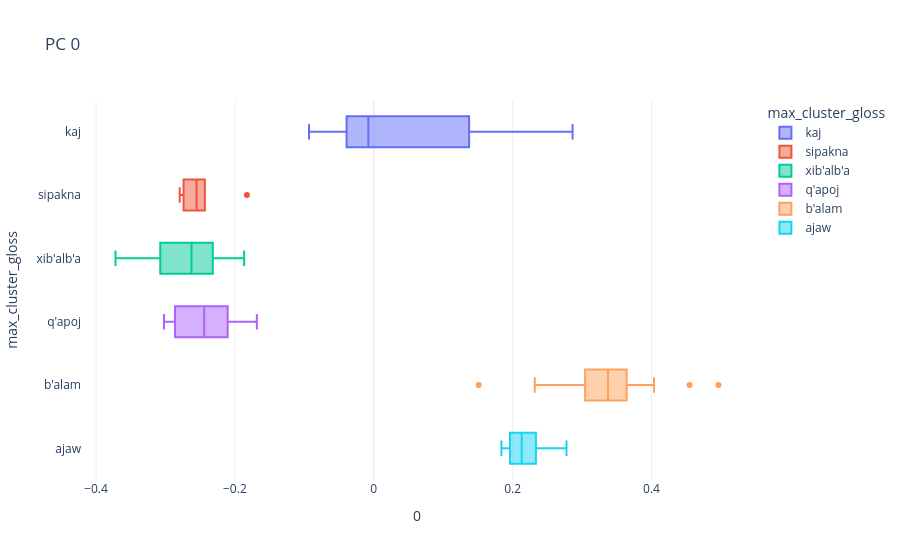
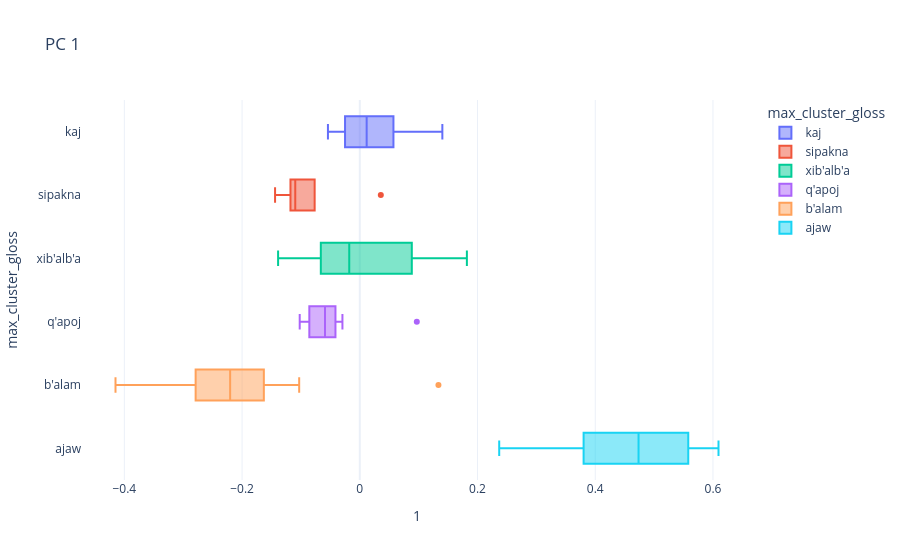

Source (notebook cell) for these figures, in order:
### Code cell
for i in range(n_comps):
    comp_box(i)

### Figure 1 — Plotly figure (JSON) as saved in the notebook; plotly's stock layout.template omitted (floating-point values rounded to 4 significant figures)
{"data": [{"alignmentgroup": "True", "hovertemplate": "max_cluster_gloss=%{y}<br>0=%{x}<extra></extra>", "legendgroup": "kaj", "marker": {"color": "#636efa"}, "name": "kaj", "notched": false, "offsetgroup": "kaj", "orientation": "h", "showlegend": true, "type": "box", "x": [0.02092, -0.03266, -0.007757, -0.02166, -0.09327, -0.05866, 0.105, 0.2341, 0.2863], "x0": " ", "xaxis": "x", "y": ["kaj", "kaj", "kaj", "kaj", "kaj", "kaj", "kaj", "kaj", "kaj"], "y0": " ", "yaxis": "y"}, {"alignmentgroup": "True", "hovertemplate": "max_cluster_gloss=%{y}<br>0=%{x}<extra></extra>", "legendgroup": "sipakna", "marker": {"color": "#EF553B"}, "name": "sipakna", "notched": false, "offsetgroup": "sipakna", "orientation": "h", "showlegend": true, "type": "box", "x": [-0.255, -0.2739, -0.2433, -0.2554, -0.2795, -0.1827], "x0": " ", "xaxis": "x", "y": ["sipakna", "sipakna", "sipakna", "sipakna", "sipakna", "sipakna"], "y0": " ", "yaxis": "y"}, {"alignmentgroup": "True", "hovertemplate": "max_cluster_gloss=%{y}<br>0=%{x}<extra></extra>", "legendgroup": "xib'alb'a", "marker": {"color": "#00cc96"}, "name": "xib'alb'a", "notched": false, "offsetgroup": "xib'alb'a", "orientation": "h", "showlegend": true, "type": "box", "x": [-0.206, -0.3075, -0.2811, -0.2467, -0.2407, -0.3156, -0.2783, -0.372, -0.2324, -0.1987, -0.3222, -0.2882, -0.1867, -0.2318], "x0": " ", "xaxis": "x", "y": ["xib'alb'a", "xib'alb'a", "xib'alb'a", "xib'alb'a", "xib'alb'a", "xib'alb'a", "xib'alb'a", "xib'alb'a", "xib'alb'a", "xib'alb'a", "xib'alb'a", "xib'alb'a", "xib'alb'a", "xib'alb'a"], "y0": " ", "yaxis": "y"}, {"alignmentgroup": "True", "hovertemplate": "max_cluster_gloss=%{y}<br>0=%{x}<extra></extra>", "legendgroup": "q'apoj", "marker": {"color": "#ab63fa"}, "name": "q'apoj", "notched": false, "offsetgroup": "q'apoj", "orientation": "h", "showlegend": true, "type": "box", "x": [-0.2532, -0.3022, -0.2353, -0.1862, -0.2743, -0.1684, -0.2346, -0.2983], "x0": " ", "xaxis": "x", "y": ["q'apoj", "q'apoj", "q'apoj", "q'apoj", "q'apoj", "q'apoj", "q'apoj", "q'apoj"], "y0": " ", "yaxis": "y"}, {"alignmentgroup": "True", "hovertemplate": "max_cluster_gloss=%{y}<br>0=%{x}<extra></extra>", "legendgroup": "b'alam", "marker": {"color": "#FFA15A"}, "name": "b'alam", "notched": false, "offsetgroup": "b'alam", "orientation": "h", "showlegend": true, "type": "box", "x": [0.4548, 0.3144, 0.3447, 0.3041, 0.4965, 0.3053, 0.4037, 0.3374, 0.317, 0.1512, 0.2318, 0.3382, 0.3707, 0.2627, 0.3381], "x0": " ", "xaxis": "x", "y": ["b'alam", "b'alam", "b'alam", "b'alam", "b'alam", "b'alam", "b'alam", "b'alam", "b'alam", "b'alam", "b'alam", "b'alam", "b'alam", "b'alam", "b'alam"], "y0": " ", "yaxis": "y"}, {"alignmentgroup": "True", "hovertemplate": "max_cluster_gloss=%{y}<br>0=%{x}<extra></extra>", "legendgroup": "ajaw", "marker": {"color": "#19d3f3"}, "name": "ajaw", "notched": false, "offsetgroup": "ajaw", "orientation": "h", "showlegend": true, "type": "box", "x": [0.2152, 0.2422, 0.211, 0.2029, 0.2248, 0.1839, 0.2776, 0.1896], "x0": " ", "xaxis": "x", "y": ["ajaw", "ajaw", "ajaw", "ajaw", "ajaw", "ajaw", "ajaw", "ajaw"], "y0": " ", "yaxis": "y"}], "layout": {"autosize": true, "boxmode": "overlay", "legend": {"title": {"text": "max_cluster_gloss"}, "tracegroupgap": 0}, "title": {"text": "PC 0"}, "xaxis": {"anchor": "y", "autorange": true, "domain": [0, 1], "range": [-0.4202, 0.5448], "title": {"text": "0"}, "type": "linear"}, "yaxis": {"anchor": "x", "autorange": true, "categoryarray": ["ajaw", "b'alam", "q'apoj", "xib'alb'a", "sipakna", "kaj"], "categoryorder": "array", "domain": [0, 1], "range": [-0.5, 5.5], "title": {"text": "max_cluster_gloss"}, "type": "category"}}}

### Figure 2 — Plotly figure (JSON) as saved in the notebook; plotly's stock layout.template omitted (floating-point values rounded to 4 significant figures)
{"data": [{"alignmentgroup": "True", "hovertemplate": "max_cluster_gloss=%{y}<br>1=%{x}<extra></extra>", "legendgroup": "kaj", "marker": {"color": "#636efa"}, "name": "kaj", "notched": false, "offsetgroup": "kaj", "orientation": "h", "showlegend": true, "type": "box", "x": [0.1402, -0.05412, 0.04392, -0.0256, 0.01164, 0.08009, -0.02488, -0.01285, 0.04952], "x0": " ", "xaxis": "x", "y": ["kaj", "kaj", "kaj", "kaj", "kaj", "kaj", "kaj", "kaj", "kaj"], "y0": " ", "yaxis": "y"}, {"alignmentgroup": "True", "hovertemplate": "max_cluster_gloss=%{y}<br>1=%{x}<extra></extra>", "legendgroup": "sipakna", "marker": {"color": "#EF553B"}, "name": "sipakna", "notched": false, "offsetgroup": "sipakna", "orientation": "h", "showlegend": true, "type": "box", "x": [-0.0767, 0.03572, -0.1082, -0.1439, -0.1178, -0.1111], "x0": " ", "xaxis": "x", "y": ["sipakna", "sipakna", "sipakna", "sipakna", "sipakna", "sipakna"], "y0": " ", "yaxis": "y"}, {"alignmentgroup": "True", "hovertemplate": "max_cluster_gloss=%{y}<br>1=%{x}<extra></extra>", "legendgroup": "xib'alb'a", "marker": {"color": "#00cc96"}, "name": "xib'alb'a", "notched": false, "offsetgroup": "xib'alb'a", "orientation": "h", "showlegend": true, "type": "box", "x": [0.1819, 0.08836, 0.0002449, 0.0869, -0.08434, -0.06261, -0.006516, -0.1388, -0.06945, -0.0543, -0.06622, -0.02934, 0.1414, 0.09124], "x0": " ", "xaxis": "x", "y": ["xib'alb'a", "xib'alb'a", "xib'alb'a", "xib'alb'a", "xib'alb'a", "xib'alb'a", "xib'alb'a", "xib'alb'a", "xib'alb'a", "xib'alb'a", "xib'alb'a", "xib'alb'a", "xib'alb'a", "xib'alb'a"], "y0": " ", "yaxis": "y"}, {"alignmentgroup": "True", "hovertemplate": "max_cluster_gloss=%{y}<br>1=%{x}<extra></extra>", "legendgroup": "q'apoj", "marker": {"color": "#ab63fa"}, "name": "q'apoj", "notched": false, "offsetgroup": "q'apoj", "orientation": "h", "showlegend": true, "type": "box", "x": [0.09684, -0.0295, -0.05433, -0.0639, -0.1001, -0.07138, -0.1021, -0.05319], "x0": " ", "xaxis": "x", "y": ["q'apoj", "q'apoj", "q'apoj", "q'apoj", "q'apoj", "q'apoj", "q'apoj", "q'apoj"], "y0": " ", "yaxis": "y"}, {"alignmentgroup": "True", "hovertemplate": "max_cluster_gloss=%{y}<br>1=%{x}<extra></extra>", "legendgroup": "b'alam", "marker": {"color": "#FFA15A"}, "name": "b'alam", "notched": false, "offsetgroup": "b'alam", "orientation": "h", "showlegend": true, "type": "box", "x": [-0.2912, -0.415, -0.285, -0.1757, -0.3236, -0.1843, -0.1308, -0.2604, -0.2204, -0.1965, -0.1588, -0.2253, -0.2203, -0.103, 0.1336], "x0": " ", "xaxis": "x", "y": ["b'alam", "b'alam", "b'alam", "b'alam", "b'alam", "b'alam", "b'alam", "b'alam", "b'alam", "b'alam", "b'alam", "b'alam", "b'alam", "b'alam", "b'alam"], "y0": " ", "yaxis": "y"}, {"alignmentgroup": "True", "hovertemplate": "max_cluster_gloss=%{y}<br>1=%{x}<extra></extra>", "legendgroup": "ajaw", "marker": {"color": "#19d3f3"}, "name": "ajaw", "notched": false, "offsetgroup": "ajaw", "orientation": "h", "showlegend": true, "type": "box", "x": [0.4393, 0.5074, 0.5865, 0.2369, 0.4397, 0.3212, 0.5296, 0.6094], "x0": " ", "xaxis": "x", "y": ["ajaw", "ajaw", "ajaw", "ajaw", "ajaw", "ajaw", "ajaw", "ajaw"], "y0": " ", "yaxis": "y"}], "layout": {"autosize": true, "boxmode": "overlay", "legend": {"title": {"text": "max_cluster_gloss"}, "tracegroupgap": 0}, "title": {"text": "PC 1"}, "xaxis": {"anchor": "y", "autorange": true, "domain": [0, 1], "range": [-0.4719, 0.6663], "title": {"text": "1"}, "type": "linear"}, "yaxis": {"anchor": "x", "autorange": true, "categoryarray": ["ajaw", "b'alam", "q'apoj", "xib'alb'a", "sipakna", "kaj"], "categoryorder": "array", "domain": [0, 1], "range": [-0.5, 5.5], "title": {"text": "max_cluster_gloss"}, "type": "category"}}}
